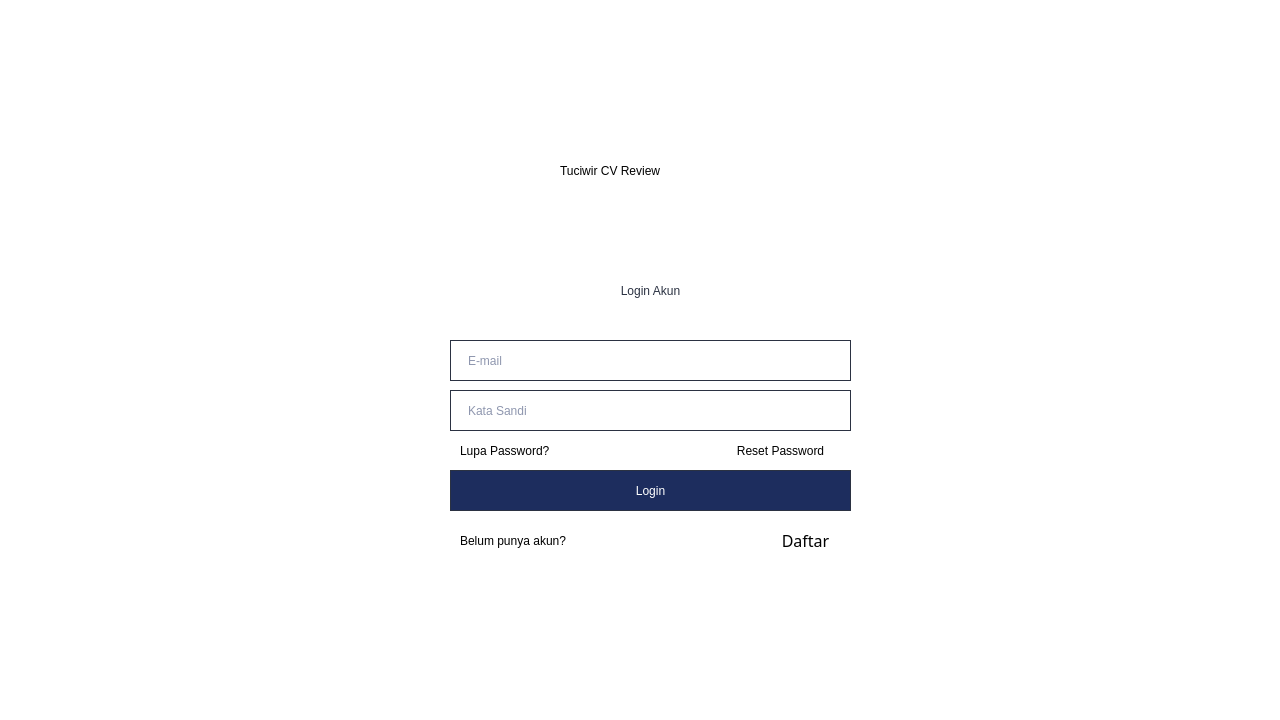
<?xml version="1.0" encoding="UTF-8"?>
<ui version="4.0">
 <class>Dialog</class>
 <widget class="QDialog" name="Dialog">
  <property name="geometry">
   <rect>
    <x>0</x>
    <y>0</y>
    <width>1280</width>
    <height>720</height>
   </rect>
  </property>
  <property name="windowTitle">
   <string>Dialog</string>
  </property>
  <property name="styleSheet">
   <string notr="true">background-color: #fff;</string>
  </property>
  <widget class="QLabel" name="label">
   <property name="geometry">
    <rect>
     <x>520</x>
     <y>260</y>
     <width>261</width>
     <height>61</height>
    </rect>
   </property>
   <property name="styleSheet">
    <string notr="true">color: #2B3242;
font: 30pt &quot;Mulish&quot;;</string>
   </property>
   <property name="text">
    <string>Login Akun</string>
   </property>
   <property name="alignment">
    <set>Qt::AlignCenter</set>
   </property>
  </widget>
  <widget class="QLineEdit" name="email">
   <property name="geometry">
    <rect>
     <x>450</x>
     <y>340</y>
     <width>401</width>
     <height>41</height>
    </rect>
   </property>
   <property name="styleSheet">
    <string notr="true">font: 15pt &quot;Mulish&quot;;color:#1D2D5E; 
height: 47.76695251464844px;
width: 376.5159912109375px;
left: 538px;
top: 229px;
border-radius: 13.25760269165039px;
border: 1.4px solid #2B3242;
padding-left:15px;</string>
   </property>
   <property name="text">
    <string/>
   </property>
   <property name="placeholderText">
    <string>E-mail</string>
   </property>
  </widget>
  <widget class="QLineEdit" name="password">
   <property name="geometry">
    <rect>
     <x>450</x>
     <y>390</y>
     <width>401</width>
     <height>41</height>
    </rect>
   </property>
   <property name="styleSheet">
    <string notr="true">font: 15pt &quot;Mulish&quot;;color:#1D2D5E; 
height: 47.76695251464844px;
width: 376.5159912109375px;
left: 538px;
top: 229px;
border-radius: 13.25760269165039px;
border: 1.4px solid #2B3242;
padding-left:15px;</string>
   </property>
   <property name="text">
    <string/>
   </property>
   <property name="echoMode">
    <enum>QLineEdit::Password</enum>
   </property>
   <property name="placeholderText">
    <string>Kata Sandi</string>
   </property>
  </widget>
  <widget class="QPushButton" name="loginbutton">
   <property name="geometry">
    <rect>
     <x>450</x>
     <y>470</y>
     <width>401</width>
     <height>41</height>
    </rect>
   </property>
   <property name="styleSheet">
    <string notr="true">QPushButton{ 
	background-color: #1D2D5E; color:#FFFFFF;
	font: 15pt &quot;Mulish&quot;;
	border-radius: 13.25760269165039px;
	border: 1.4px solid #2B3242;
}

 QPushButton:hover {
	background-color: #4A577E; color:#fff;
	border: 1.4px solid #2B3242;
 }</string>
   </property>
   <property name="text">
    <string>Login</string>
   </property>
  </widget>
  <widget class="QLabel" name="label_4">
   <property name="geometry">
    <rect>
     <x>460</x>
     <y>530</y>
     <width>161</width>
     <height>21</height>
    </rect>
   </property>
   <property name="styleSheet">
    <string notr="true">color:#000000;
font: 12pt &quot;Mulish&quot;;
</string>
   </property>
   <property name="text">
    <string>Belum punya akun?</string>
   </property>
  </widget>
  <widget class="QPushButton" name="createaccbutton">
   <property name="geometry">
    <rect>
     <x>780</x>
     <y>530</y>
     <width>51</width>
     <height>21</height>
    </rect>
   </property>
   <property name="font">
    <font>
     <family>Mulish</family>
     <pointsize>12</pointsize>
     <weight>50</weight>
     <italic>false</italic>
     <bold>false</bold>
    </font>
   </property>
   <property name="styleSheet">
    <string notr="true">color:#000000;
font: 12pt &quot;Mulish&quot;;
Border: 0px;</string>
   </property>
   <property name="text">
    <string>Daftar</string>
   </property>
  </widget>
  <widget class="QLabel" name="label_6">
   <property name="geometry">
    <rect>
     <x>460</x>
     <y>440</y>
     <width>131</width>
     <height>21</height>
    </rect>
   </property>
   <property name="styleSheet">
    <string notr="true">color:#000000;
font: 12pt &quot;Mulish&quot;;
</string>
   </property>
   <property name="text">
    <string>Lupa Password?</string>
   </property>
  </widget>
  <widget class="QPushButton" name="loginaccbutton_3">
   <property name="geometry">
    <rect>
     <x>720</x>
     <y>440</y>
     <width>121</width>
     <height>21</height>
    </rect>
   </property>
   <property name="styleSheet">
    <string notr="true">color:#000000;
font: 12pt &quot;Mulish&quot;;
Border: 0px;</string>
   </property>
   <property name="text">
    <string>Reset Password</string>
   </property>
  </widget>
  <widget class="QLabel" name="label_2">
   <property name="geometry">
    <rect>
     <x>530</x>
     <y>90</y>
     <width>211</width>
     <height>61</height>
    </rect>
   </property>
   <property name="text">
    <string/>
   </property>
   <property name="pixmap">
    <pixmap>../img/logo aksel.png</pixmap>
   </property>
   <property name="scaledContents">
    <bool>true</bool>
   </property>
  </widget>
  <widget class="QLabel" name="label_3">
   <property name="geometry">
    <rect>
     <x>560</x>
     <y>150</y>
     <width>171</width>
     <height>41</height>
    </rect>
   </property>
   <property name="styleSheet">
    <string notr="true">font: 14pt &quot;Mulish&quot;;</string>
   </property>
   <property name="text">
    <string>Tuciwir CV Review</string>
   </property>
  </widget>
 </widget>
 <resources/>
 <connections/>
</ui>
